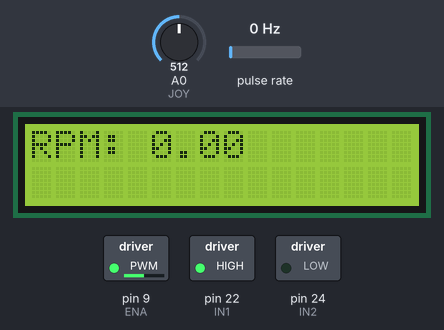
A sketch run on a simulated Arduino Mega 2560, built with avr-gcc and run on an emulated ATmega2560. On the bench: 16×2 character LCD, switched loads named in the sketch (green lamp = pin HIGH). Wiring (inferred from the names in the program): pulse sensor: data pin 2. The inputs (shaded band) are chosen by the test bench; at power-on: A0 (JOY) = 512, pulse rate 0 Hz.

Above: at 1.6 s.
1.7 s: A0 (JOY) set to 716
At 2.1 s:
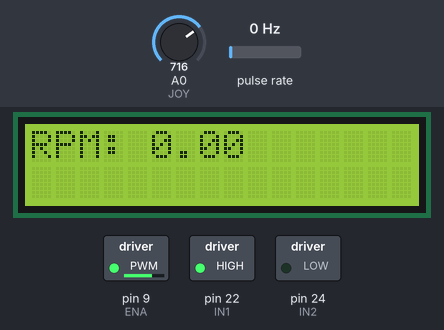
3.2 s: pulse rate (sensor on pin 2) set to 50 Hz
At 4.5 s:
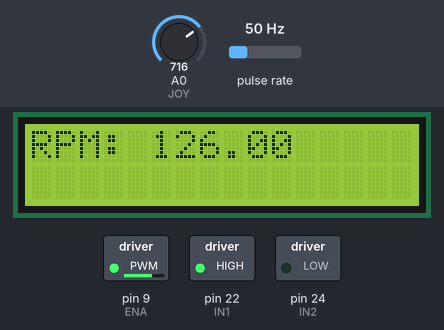
6.2 s: A0 (JOY) set to 900
At 6.7 s:
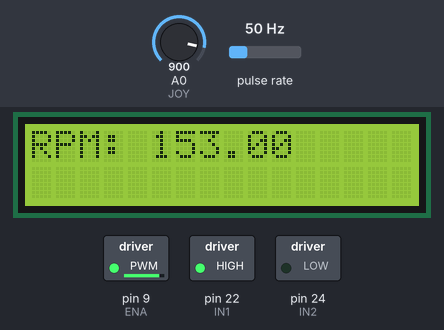
9.2 s: A0 (JOY) set to 122
At 11.0 s:
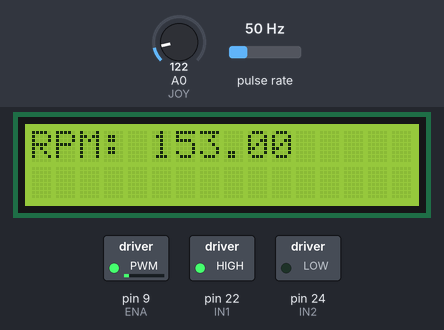
12.2 s: A0 (JOY) set to 0
At 12.5 s:
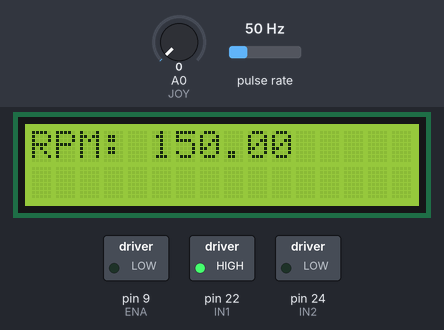
15.2 s: pulse rate (sensor on pin 2) set to 4 Hz
At 17.5 s:
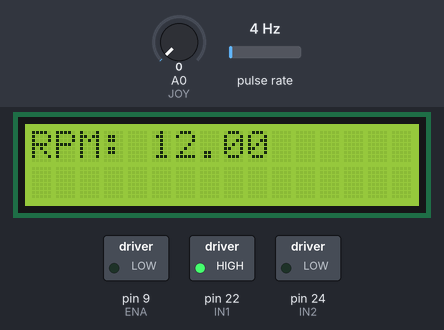
Timing chart, 0 to 18.7 s (numbered marks = the images above; inputs shaded):
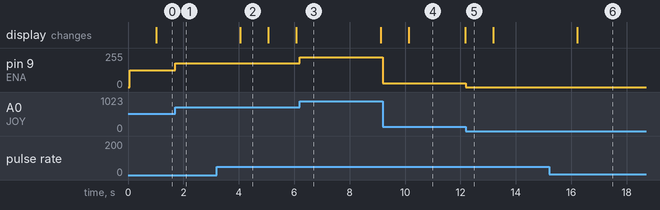

Measured:
- after the input at 1.7 s, pin 9 (ENA): 127/255 → 178/255 at once
- after the input at 3.2 s, the display: changes after 0.85 s (image 2)
- after the input at 6.2 s, pin 9 (ENA): 178/255 → 224/255 at once
- after the input at 9.2 s, pin 9 (ENA): 224/255 → 30/255 at once
- after the input at 12.2 s, pin 9 (ENA): 30/255 → 0/255 at once
- after the input at 15.2 s, the display: changes after 1.0 s (image 6)
- what the display in image 2 shows lasts 1.0 s, from 4.1 s to 5.1 s

The sketch:

test_motor_encoder.ino
```cpp
#include <LiquidCrystal_I2C.h>

#define ENA 9
#define IN1 22
#define IN2 24
#define ENCODER 2
#define JOY A0

LiquidCrystal_I2C lcd(0x27,16,2);

volatile int pulseCount = 0;
unsigned long lastTime = 0;
float rpm = 0;

void countPulse() {
  pulseCount++;
}

void setup() {
  pinMode(ENA, OUTPUT);
  pinMode(IN1, OUTPUT);
  pinMode(IN2, OUTPUT);
  pinMode(ENCODER, INPUT);

  attachInterrupt(digitalPinToInterrupt(ENCODER), countPulse, RISING);

  lcd.init();
  lcd.backlight();

  digitalWrite(IN1, HIGH);
  digitalWrite(IN2, LOW);
}

void loop() {

  int joyValue = analogRead(JOY);
  int pwm = map(joyValue, 0, 1023, 0, 255);
  analogWrite(ENA, pwm);

  if(millis() - lastTime >= 1000) {

    noInterrupts();
    int count = pulseCount;
    pulseCount = 0;
    interrupts();

    rpm = (count / 20.0) * 60.0;

    lcd.clear();
    lcd.setCursor(0,0);
    lcd.print("RPM: ");
    lcd.print(rpm);

    lastTime = millis();
  }
}
```
